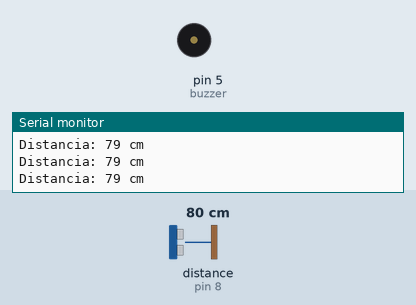
The sketch below on a simulated Arduino Uno, built with avr-gcc and run on an emulated ATmega328P. Shown: buzzer (waves = sounding), the last lines printed to the serial monitor. Wiring (inferred from the names in the program): ultrasonic range finder: trigger pin 9; echo pin 8. The test bench sets the inputs (shaded band); at power-on: distance to the obstacle (sensor on pin 8) 80 cm. The echo pulse lasts 58.3 µs per cm.

Above: at 1.2 s.
1.3 s: distance to the obstacle (sensor on pin 8) set to 33 cm
4.3 s: distance to the obstacle (sensor on pin 8) set to 28 cm
At 4.6 s:
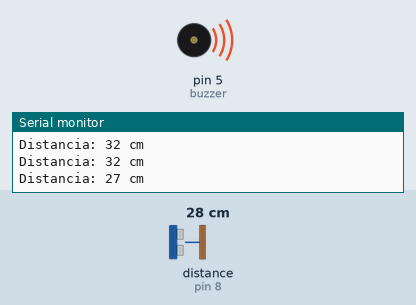
Timing chart, 0 to 7.3 s (numbered marks = the images above; inputs shaded):
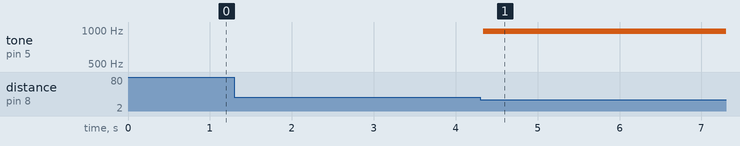

Measured:
- the behaviour switches between 31 and 30 cm on distance to the obstacle (sensor on pin 8) (found by bisection; images 0 and 1)
- after the input at 4.3 s, tone on pin 5 (buzzer): silent → 977 Hz at once

The sketch:

Ej6.ino
```cpp
#define trigPin  9
#define echoPin  8
#define buzzer 5

long duration, cm;

/*
Utilizando un buzzer y un ultrasónico hc-sr04, realizar un pequeño bip variando su de
acuerdo a la distancia que se detecten los objetos:
a. Si la distancia esta entre 20 cm y 30 cm el bip debe realizarse cada 1500 mseg
b. Si la distancia esta entre 12 cm y 20 cm el bip debe realizarse cada 1 segundo
c. Si la distancia esta entre 6 cm y 12 cm el bip debe realizarse cada 500 mseg
d. Si la distancia esta entre 2 cm y 6 cm el bip debe realizarse cada 250 mseg
e. Fuera de esos rango no debe emitir sonido
*/


void setup()
{
  pinMode(trigPin, OUTPUT);
  pinMode(echoPin, INPUT);
  pinMode(buzzer, OUTPUT);
  Serial.begin(9600);
}

int ping(int TriggerPin, int EchoPin) {
   long duration, distanceCm;

   digitalWrite(TriggerPin, LOW);  //para generar un pulso limpio ponemos a LOW 4us
   delayMicroseconds(4);
   digitalWrite(TriggerPin, HIGH);  //generamos Trigger (disparo) de 10us
   delayMicroseconds(10);
   digitalWrite(TriggerPin, LOW);

   duration = pulseIn(EchoPin, HIGH);  //medimos el tiempo entre pulsos, en microsegundos

   distanceCm = duration * 10 / 292/ 2;   //convertimos a distancia, en cm
   return distanceCm;
}

void loop()
{
  cm = ping(trigPin, echoPin);
  Serial.print("Distancia: ");
  Serial.print(cm);
  Serial.println(" cm");

  if((cm>=2)&&(cm<6)){
    analogWrite(buzzer, HIGH);
    delay(100);
    analogWrite(buzzer, LOW);
    delay(250);
  }
  else if((cm>=6)&&(cm<12)){
    analogWrite(buzzer, HIGH);
    delay(100);
    analogWrite(buzzer, LOW);
    delay(500);
  }
  else if((cm>=12)&&(cm<20)){
  	analogWrite(buzzer, HIGH);
    delay(100);
    analogWrite(buzzer, LOW);
    delay(1000);
  }
  else if((cm>=20)&&(cm<30)){
  	analogWrite(buzzer, HIGH);
   	delay(100);
    analogWrite(buzzer, LOW);
    delay(1500);
  }
  else{
    analogWrite(buzzer, LOW);
  }


}
```
